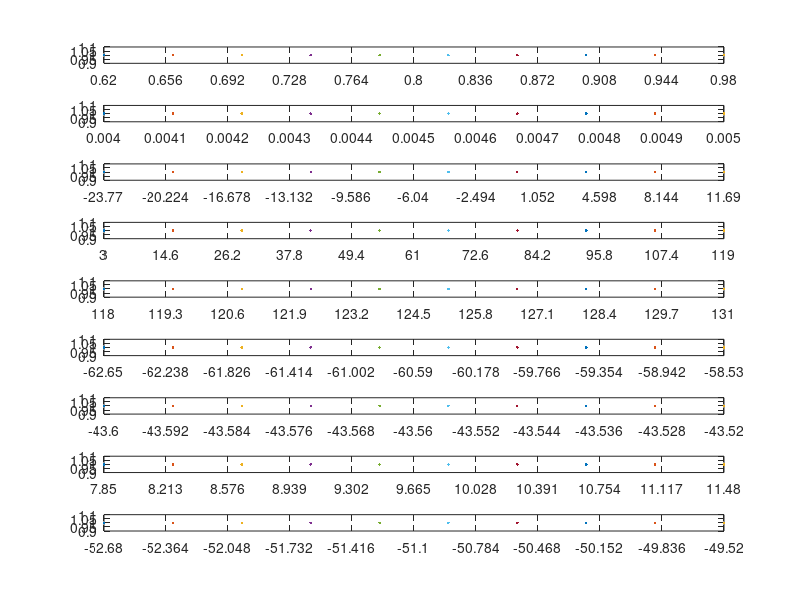

Recreate this plot in MATLAB.
% figure for IZ param ranges

ranges=[0.62 0.98; 0.004 0.005; -23.77 11.69; 3 119; 118 131; -62.65 -58.53; ...
    -43.6 -43.52; 7.85 11.48; -52.68 -49.52];

for i=1:9
    r1=ranges(i,1); r2=ranges(i,2);
    data_range = linspace(r1, r2, 10);
    s_plot = subplot(9, 1, i);
    plot(s_plot,data_range,1)
    %xlim([r1 r2])
    %{
    xticklabels({r1+((r2-r1)*0),r1+((r2-r1)*0.125),r1+((r2-r1)*0.25), ...
        r1+((r2-r1)*0.375),r1+((r2-r1)*0.5),r1+((r2-r1)*0.625), ...
        r1+((r2-r1)*0.75),r1+((r2-r1)*0.875),r1+((r2-r1)*1)});
    %}
    set(gca,'XLim',[r1 r2],'XTick',[r1:(r2-r1)/10:r2])
end